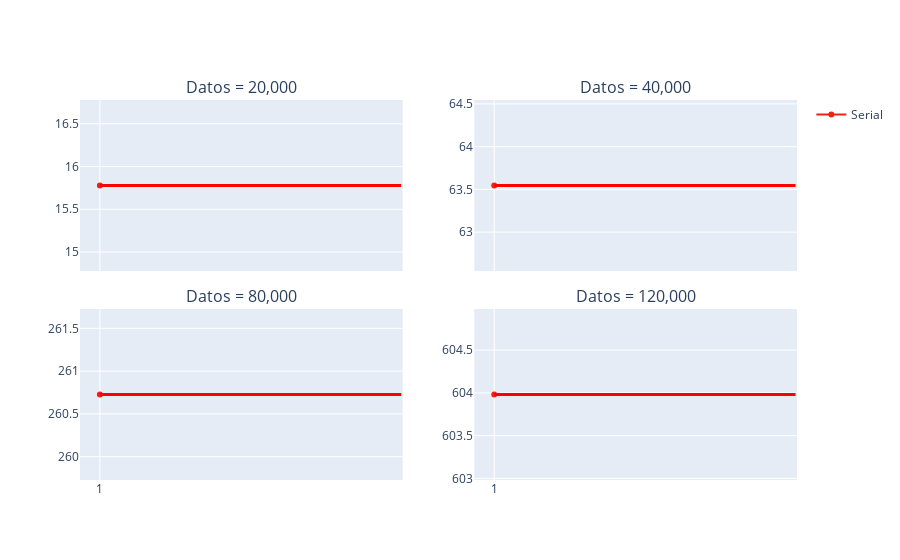

The code cell stored with this chart in its notebook:
### Code cell
fig = make_subplots(rows=2, cols=2, vertical_spacing=0.1,
                    horizontal_spacing=0.1, shared_xaxes=True, shared_yaxes=False,subplot_titles=("Plot 1", "Plot 2", "Plot 3", "Plot 4"))
hilos = df['hilos'].unique().tolist()

fig.add_trace(go.Scatter(x=hilos, y=df.loc[(df['modo'] != 'serial') & (df['datos'] == "20000")].sort_index()['tiempo'], 
                         line_color='#fae823', showlegend=False,
                         hovertemplate=[], xaxis='x1', yaxis='y1',legendgroup = '1',name='Paralelo'), row=1, col=1)

fig.add_trace(go.Scatter(x=hilos, y=df.loc[(df['modo'] != 'serial') & (df['datos'] == "40000")].sort_index()['tiempo'],
                         line_color='#fae823', showlegend=False,
                         hovertemplate=[], xaxis='x2', yaxis='y2',legendgroup = '1',name='Paralelo'), row=1, col=2)

fig.add_trace(go.Scatter(x=hilos, y=df.loc[(df['modo'] != 'serial') & (df['datos'] == "80000")].sort_index()['tiempo'], 
                         line_color='#fae823', showlegend=True,
                         hovertemplate=[], xaxis='x3', yaxis='y3',legendgroup = '1',name='Paralelo'), row=2, col=1)

fig.add_trace(go.Scatter(x=hilos, y=df.loc[(df['modo'] != 'serial') & (df['datos'] == "120000")].sort_index()['tiempo'],
                         line_color='#fae823', showlegend=False,
                         hovertemplate=[], xaxis='x4', yaxis='y4',legendgroup = '1',name='Paralelo'), row=2, col=2)

lista = ['20000','40000','80000','120000']
cont = 0
for i in range(2):
    for j in range(2):
            dt = df.loc[(df['modo'] == 'serial') & (df['datos'] == lista[cont])].sort_index()['tiempo'].sum()
            cont += 1
            if cont == 1:
                fig.add_trace(go.Scatter(x=hilos, y=[dt,dt,dt,dt],
                         line_color='#EE2313', showlegend=True,
                         hovertemplate=[], xaxis='x' + str(cont), yaxis='y' + str(cont),legendgroup = '2',name='Serial'), row=i+1, col=j+1)
            else:
                fig.add_trace(go.Scatter(x=hilos, y=[dt,dt,dt,dt],
                         line_color='#EE2313', showlegend=False,
                         hovertemplate=[], xaxis='x' + str(cont), yaxis='y' + str(cont),legendgroup = '2',name='Serial'), row=i+1, col=j+1)

names = {'Plot 1':'Datos = 20,000', 'Plot 2':'Datos = 40,000', 'Plot 3':'Datos = 80,000', 'Plot 4':'Datos = 120,000'}
fig.for_each_annotation(lambda a: a.update(text = names[a.text]))

# add shapes
col_count = 1
for i in range(1,3):
    for j in range(1,3):
        fig.add_shape(go.layout.Shape(type="line",
                                        yref="paper",
                                        xref="x",
                                        x0=0,
                                        y0=df.loc[(df['modo'] == 'serial') & (df['datos'] == lista[col_count-1])].sort_index()['tiempo'].sum(),
                                        x1=4,
                                        y1=df.loc[(df['modo'] == 'serial') & (df['datos'] == lista[col_count-1])].sort_index()['tiempo'].sum(),
                                        #line=dict(color="RoyalBlue", width=3),),
                                        line=dict(color='red', width=3),),
                      row=i,
                      col=j)
        col_count = col_count+1
fig.update_layout(legend_groupclick='toggleitem')
fig.show()

### Figure 1 — Plotly figure (JSON) as saved in the notebook; plotly's stock layout.template omitted (floating-point values rounded to 4 significant figures)
{"data": [{"hovertemplate": [], "legendgroup": "1", "line": {"color": "#fae823"}, "name": "Paralelo", "showlegend": false, "type": "scatter", "x": ["1"], "xaxis": "x", "y": [], "yaxis": "y"}, {"hovertemplate": [], "legendgroup": "1", "line": {"color": "#fae823"}, "name": "Paralelo", "showlegend": false, "type": "scatter", "x": ["1"], "xaxis": "x2", "y": [], "yaxis": "y2"}, {"hovertemplate": [], "legendgroup": "1", "line": {"color": "#fae823"}, "name": "Paralelo", "showlegend": true, "type": "scatter", "x": ["1"], "xaxis": "x3", "y": [], "yaxis": "y3"}, {"hovertemplate": [], "legendgroup": "1", "line": {"color": "#fae823"}, "name": "Paralelo", "showlegend": false, "type": "scatter", "x": ["1"], "xaxis": "x4", "y": [], "yaxis": "y4"}, {"hovertemplate": [], "legendgroup": "2", "line": {"color": "#EE2313"}, "name": "Serial", "showlegend": true, "type": "scatter", "x": ["1"], "xaxis": "x", "y": [15.78, 15.78, 15.78, 15.78], "yaxis": "y"}, {"hovertemplate": [], "legendgroup": "2", "line": {"color": "#EE2313"}, "name": "Serial", "showlegend": false, "type": "scatter", "x": ["1"], "xaxis": "x2", "y": [63.55, 63.55, 63.55, 63.55], "yaxis": "y2"}, {"hovertemplate": [], "legendgroup": "2", "line": {"color": "#EE2313"}, "name": "Serial", "showlegend": false, "type": "scatter", "x": ["1"], "xaxis": "x3", "y": [260.7, 260.7, 260.7, 260.7], "yaxis": "y3"}, {"hovertemplate": [], "legendgroup": "2", "line": {"color": "#EE2313"}, "name": "Serial", "showlegend": false, "type": "scatter", "x": ["1"], "xaxis": "x4", "y": [604.0, 604.0, 604.0, 604.0], "yaxis": "y4"}], "layout": {"annotations": [{"font": {"size": 16}, "showarrow": false, "text": "Datos = 20,000", "x": 0.225, "xanchor": "center", "xref": "paper", "y": 1, "yanchor": "bottom", "yref": "paper"}, {"font": {"size": 16}, "showarrow": false, "text": "Datos = 40,000", "x": 0.775, "xanchor": "center", "xref": "paper", "y": 1, "yanchor": "bottom", "yref": "paper"}, {"font": {"size": 16}, "showarrow": false, "text": "Datos = 80,000", "x": 0.225, "xanchor": "center", "xref": "paper", "y": 0.45, "yanchor": "bottom", "yref": "paper"}, {"font": {"size": 16}, "showarrow": false, "text": "Datos = 120,000", "x": 0.775, "xanchor": "center", "xref": "paper", "y": 0.45, "yanchor": "bottom", "yref": "paper"}], "legend": {"groupclick": "toggleitem"}, "shapes": [{"line": {"color": "red", "width": 3}, "type": "line", "x0": 0, "x1": 4, "xref": "x", "y0": 15.78, "y1": 15.78, "yref": "y"}, {"line": {"color": "red", "width": 3}, "type": "line", "x0": 0, "x1": 4, "xref": "x2", "y0": 63.55, "y1": 63.55, "yref": "y2"}, {"line": {"color": "red", "width": 3}, "type": "line", "x0": 0, "x1": 4, "xref": "x3", "y0": 260.7, "y1": 260.7, "yref": "y3"}, {"line": {"color": "red", "width": 3}, "type": "line", "x0": 0, "x1": 4, "xref": "x4", "y0": 604.0, "y1": 604.0, "yref": "y4"}], "xaxis": {"anchor": "y", "domain": [0, 0.45], "matches": "x3", "showticklabels": false}, "xaxis2": {"anchor": "y2", "domain": [0.55, 1], "matches": "x4", "showticklabels": false}, "xaxis3": {"anchor": "y3", "domain": [0, 0.45]}, "xaxis4": {"anchor": "y4", "domain": [0.55, 1]}, "yaxis": {"anchor": "x", "domain": [0.55, 1]}, "yaxis2": {"anchor": "x2", "domain": [0.55, 1]}, "yaxis3": {"anchor": "x3", "domain": [0, 0.45]}, "yaxis4": {"anchor": "x4", "domain": [0, 0.45]}}}
